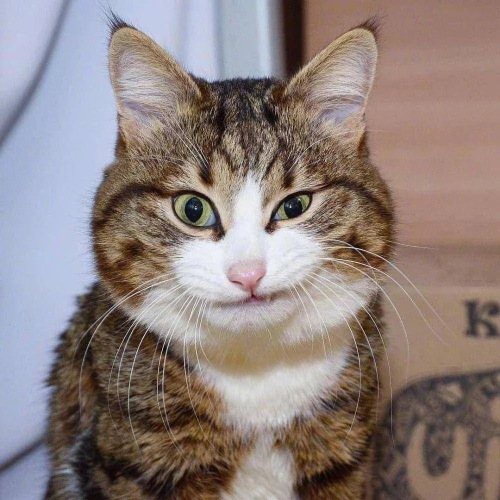
#> input picture kucing.jpg, 1000 x 1000 px (shown at 1/2 size)
$ python latihan4.py
#> lines starting #> are read from the running program, lines starting #| are printed output that depends on the picture
import cv2
import numpy as np
import matplotlib.pyplot as plt

img = cv2.imread('kucing.jpg')
#> img is the input picture: shape (1000, 1000, 3); mean B, G, R 125.4, 128.5, 142
img = cv2.resize(img, (600,400))
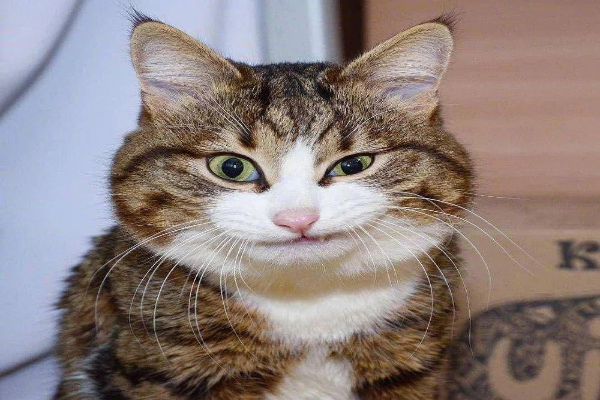
#> img: shape (400, 600, 3); mean B, G, R 125.3, 128.5, 141.9
gray_img = cv2.cvtColor(img, cv2.COLOR_BGR2GRAY)
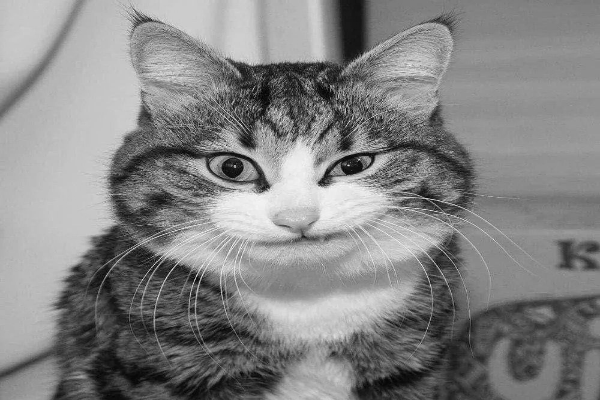
#> gray_img: shape (400, 600); min 2, max 254, mean 132.1
gray_img = cv2.convertScaleAbs(gray_img, alpha=1.10, beta=40)
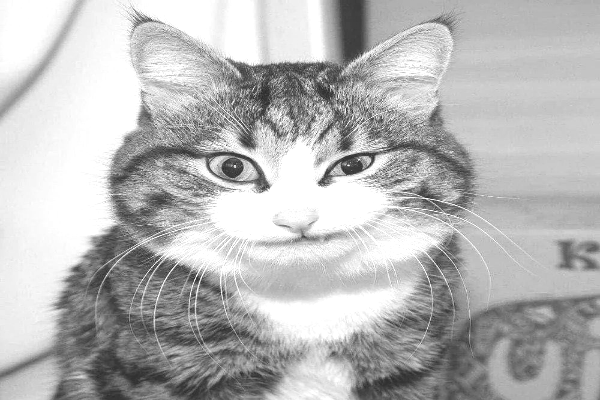
#> gray_img: shape (400, 600); min 42, max 255, mean 183.8
cv2.imshow('original image', gray_img)

#fungsi ini akan mengembalikan nilai piksel mulai dari 0-255
def hist(image):
    h = np.zeros(shape=(256,1))
    s = image.shape
#> s = (400, 600)
    for i in range(s[0]):
        for j in range(s[1]):
            k = image[i,j]
            h[k,0] = h[k,0] + 1
#> after the loop, h = 256 values, max 27737 at index 255, min 0 at index 0, mean 937.5
    return h
histg = hist(gray_img)
#> histg has the same summary as h in hist
plt.plot(histg)
plt.show()
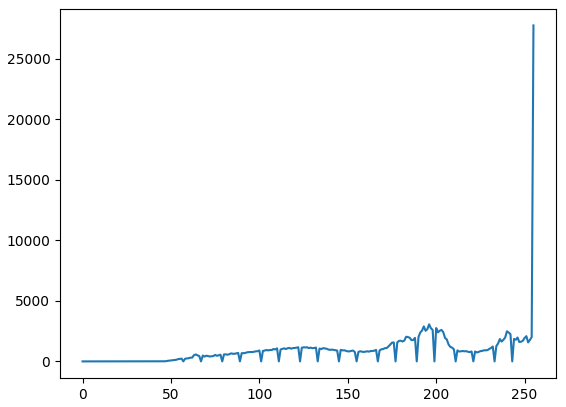
#> figure drawn by matplotlib, 1 panel; curve peaks at x = 255, y = 27737

x = histg.reshape(1,256)
y = np.zeros((1,256))
s = gray_img.shape
#> s = (400, 600)
for i in range(256):
    if x[0,i] == 0:
        y[0,i] = 0
    else:
        y[0,i] = i

#mengekstrasksi nilai piksel min dan maks dari y
min_ = np.min(y[np.nonzero(y)])
#> min_ = 42
max_ = np.max(y[np.nonzero(y)])
#> max_ = 255

#mengekstraksi rumus normalisasi gambar/contrast strecthing
stretch = np.round(((255-0)/(max_-min_))*(y-min_))
stretch[stretch<0] = 0
stretch[stretch>255] = 255

#memodifikasi nilai piksel gambar abu-abu asli
for i in range(s[0]):
    for j in range(s[1]):
        k = gray_img[i,j]
        gray_img[i,j] = stretch[0,k]
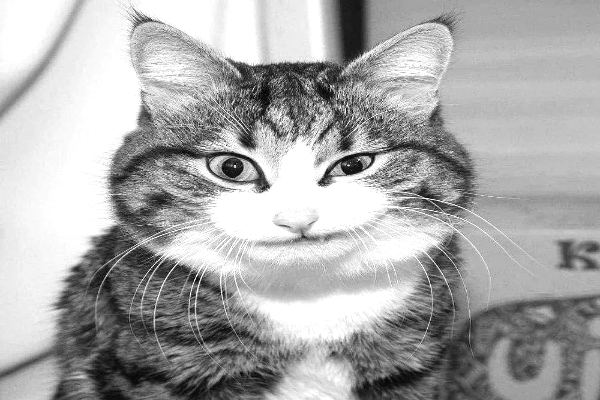
#> gray_img: shape (400, 600); min 0, max 255, mean 169.7

#histogram gambar yang diregangkan
histg2 = hist(gray_img)
#> histg2 = 256 values, max 27737 at index 255, min 0 at index 3, mean 937.5
plt.plot(histg2)
plt.show()
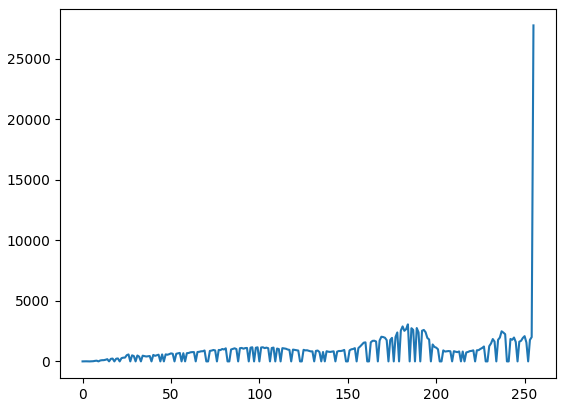
#> figure drawn by matplotlib, 1 panel; curve peaks at x = 255, y = 27737
cv2.imshow('stretched image: ', gray_img)
cv2.waitKey(0)
